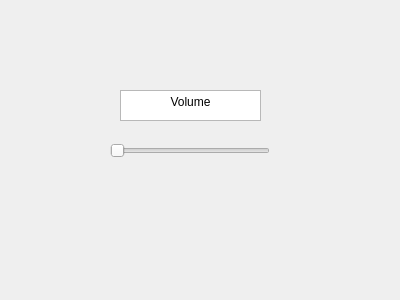
<?xml version="1.0" encoding="UTF-8"?>
<ui version="4.0">
 <class>Preferences</class>
 <widget class="QWidget" name="Preferences">
  <property name="geometry">
   <rect>
    <x>0</x>
    <y>0</y>
    <width>400</width>
    <height>300</height>
   </rect>
  </property>
  <property name="windowTitle">
   <string>Form</string>
  </property>
  <widget class="QTextBrowser" name="textBrowser">
   <property name="geometry">
    <rect>
     <x>120</x>
     <y>90</y>
     <width>141</width>
     <height>31</height>
    </rect>
   </property>
   <property name="html">
    <string>&lt;!DOCTYPE HTML PUBLIC &quot;-//W3C//DTD HTML 4.0//EN&quot; &quot;http://www.w3.org/TR/REC-html40/strict.dtd&quot;&gt;
&lt;html&gt;&lt;head&gt;&lt;meta name=&quot;qrichtext&quot; content=&quot;1&quot; /&gt;&lt;meta charset=&quot;utf-8&quot; /&gt;&lt;style type=&quot;text/css&quot;&gt;
p, li { white-space: pre-wrap; }
&lt;/style&gt;&lt;/head&gt;&lt;body style=&quot; font-family:'Segoe UI'; font-size:9pt; font-weight:400; font-style:normal;&quot;&gt;
&lt;p align=&quot;center&quot; style=&quot; margin-top:0px; margin-bottom:0px; margin-left:0px; margin-right:0px; -qt-block-indent:0; text-indent:0px;&quot;&gt;Volume&lt;/p&gt;&lt;/body&gt;&lt;/html&gt;</string>
   </property>
  </widget>
  <widget class="QSlider" name="horizontalSlider">
   <property name="geometry">
    <rect>
     <x>110</x>
     <y>140</y>
     <width>160</width>
     <height>22</height>
    </rect>
   </property>
   <property name="orientation">
    <enum>Qt::Horizontal</enum>
   </property>
  </widget>
 </widget>
 <resources/>
 <connections/>
</ui>
